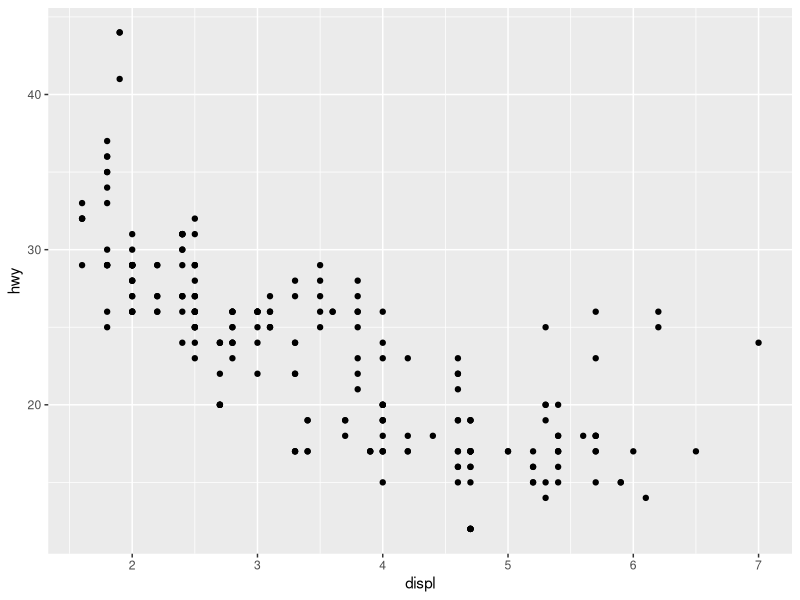
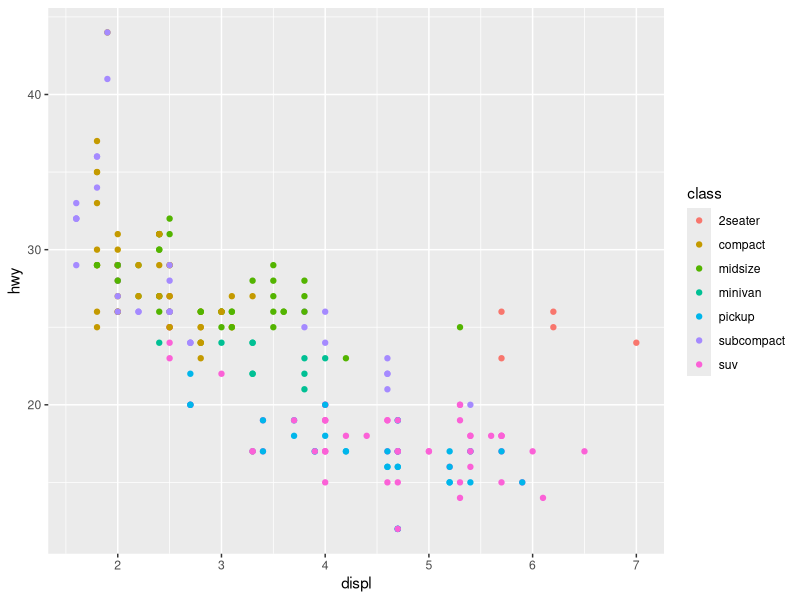
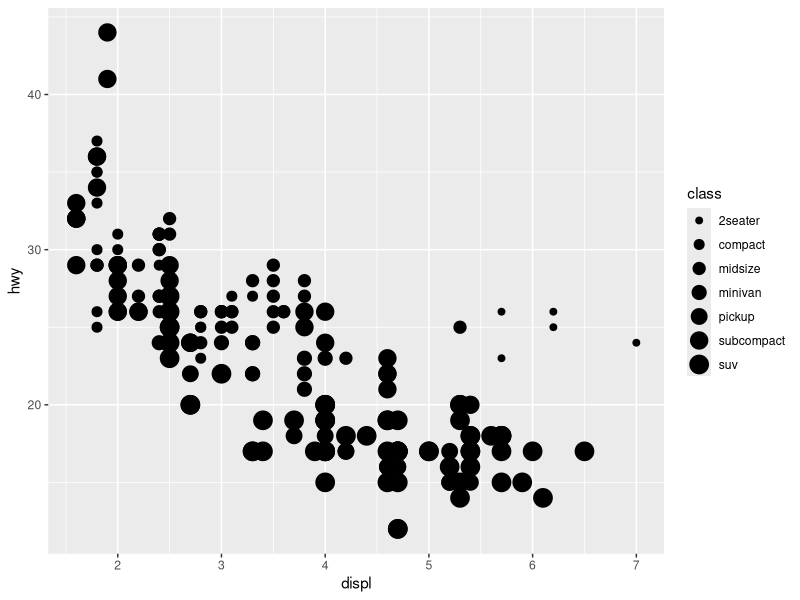
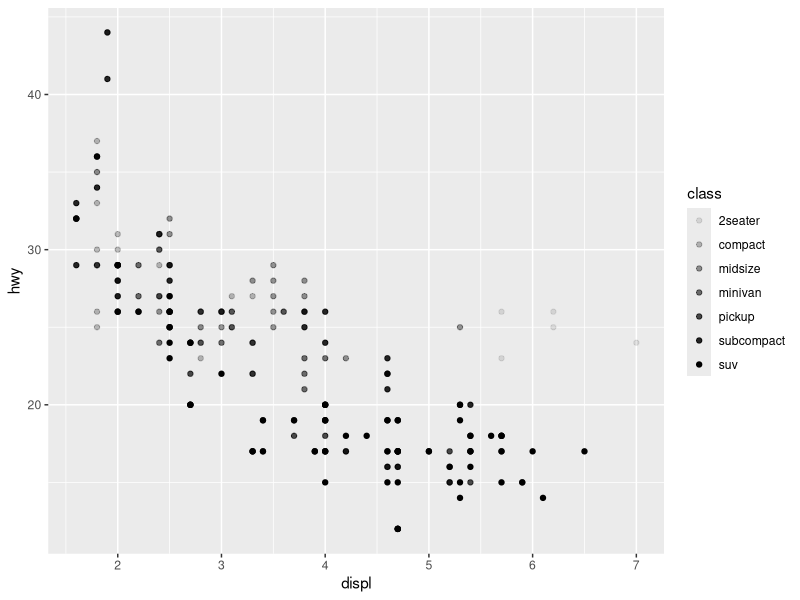
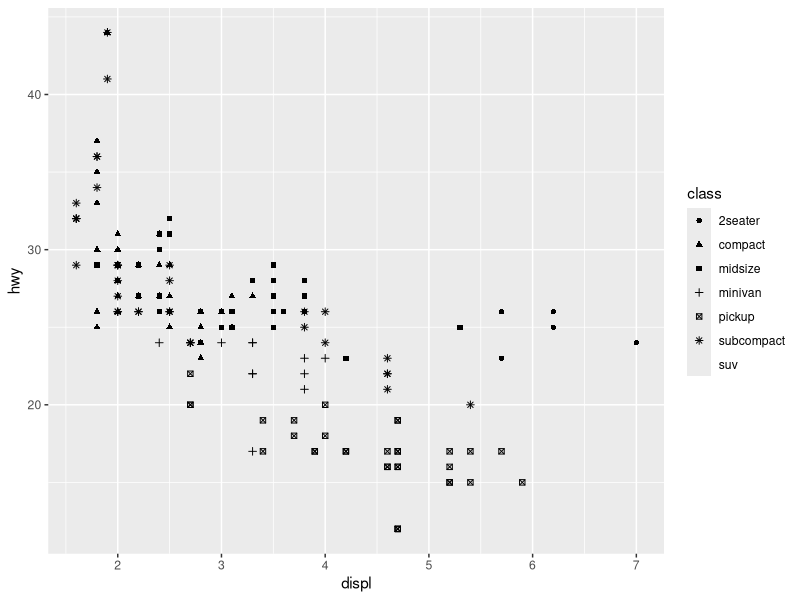
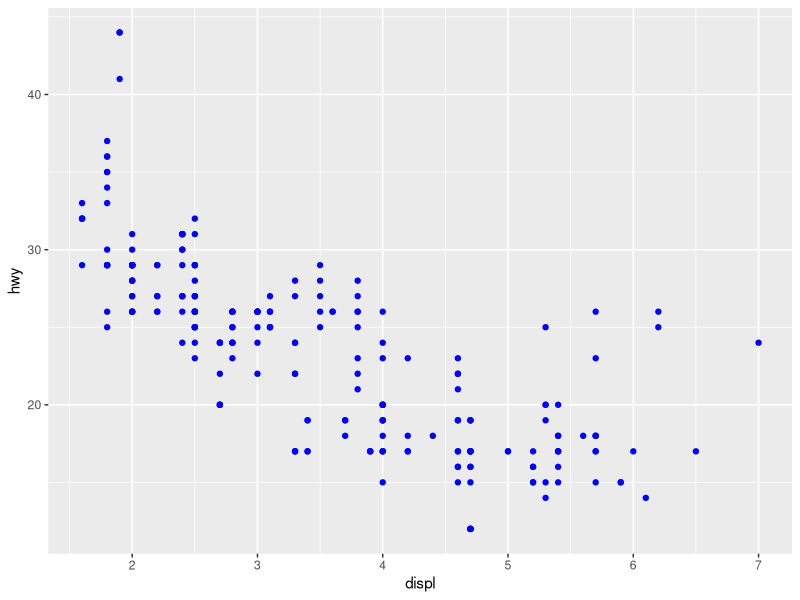
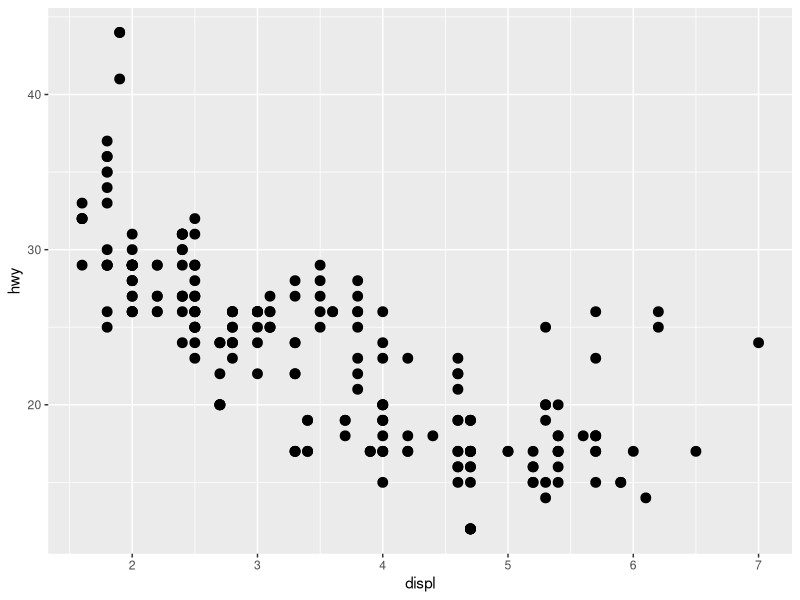
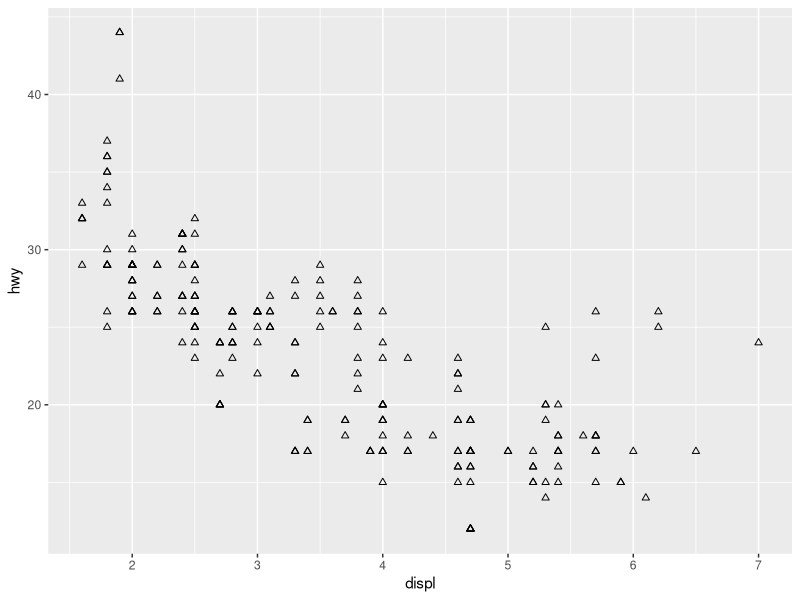

The R script that drew these images, in order: (Note: this script raises an error after producing the figures.)
# CAPÍTULO 1 - VISUALIZAÇÃO DE DADOS COM GGPLOT2
library(tidyverse)

# pag 5
ggplot(data = mpg)+
  geom_point(mapping = aes(x = displ, y = hwy))

# pag 8
ggplot(data = mpg)+
  geom_point(mapping = aes(x = displ, y = hwy, colour = class))

# pag 9 
ggplot(data = mpg)+
  geom_point(mapping = aes(x = displ, y = hwy, size = class))

ggplot(data = mpg)+
  geom_point(mapping = aes(x = displ, y = hwy, alpha = class))

ggplot(data = mpg)+
  geom_point(mapping = aes(x = displ, y = hwy, shape = class))

# pag 11
ggplot(data = mpg)+
  geom_point(mapping = aes(x = displ, y = hwy), color = "blue")

ggplot(data = mpg)+
  geom_point(mapping = aes(x = displ, y = hwy), size = 3)

ggplot(data = mpg)+
  geom_point(mapping = aes(x = displ, y = hwy), shape = 2)

# size = c(0, 14), borda com color
ggplot(data = mpg) + 
  geom_point(mapping = aes(x = displ, y = hwy), shape = 1, color = "blue")

# size = c(15, 18), preenche com color
ggplot(data = mpg) + 
  geom_point(mapping = aes(x = displ, y = hwy), shape = 15, color = "blue")

# size = c(19, 24), borda com color e preenche com fill
ggplot(data = mpg)+
  geom_point(mapping = aes(x = displ, y = hwy), shape = 21, color = "blue", fill = "red")

# pag 13
ggplot(data = mpg)
  + geom_point(mapping = aes(x = displ, y = hwy), shape = 21, color = "blue", fill = "red")

# pag 14
ggplot(data = mpg)+
  geom_point(mapping = aes(x = displ, y = hwy))+
  facet_wrap(~ class, nrow = 2)

ggplot(data = mpg)+
  geom_point(mapping = aes(x = displ, y = hwy))+
  facet_wrap(~ class, nrow = 3)

ggplot(data = mpg)+
  geom_point(mapping = aes(x = displ, y = hwy))+
  facet_wrap(~ cty, nrow = 2)

ggplot(data = mpg)+
  geom_point(mapping = aes(x = displ, y = hwy))+
  facet_grid(drv ~ cyl)

# pag 15
ggplot(data = mpg)+
  geom_point(mapping = aes(x = displ, y = hwy))+
  facet_grid(. ~ cyl)

# pag 16
ggplot(data = mpg)+
  geom_point(mapping = aes(x = displ, y = hwy))

ggplot(data = mpg)+
  geom_smooth(mapping = aes(x = displ, y = hwy))

# pag 17
ggplot(data = mpg)+
  geom_smooth(mapping = aes(x = displ, y = hwy, linetype = drv))

ggplot(data = mpg)+
  geom_smooth(mapping = aes(x = displ, y = hwy, linetype = drv))+
  geom_point(mapping = aes(x = displ, y = hwy))

# pag 18
ggplot(data = mpg)+
  geom_smooth(mapping = aes(x = displ, y = hwy))

ggplot(data = mpg)+
  geom_smooth(mapping = aes(x = displ, y = hwy, group = drv))

ggplot(data = mpg)+
  geom_smooth(
    mapping = aes(x = displ, y = hwy, color = drv),
    show.legend = FALSE)

ggplot(data = mpg)+
  geom_point(mapping = aes(x = displ, y = hwy))+
  geom_smooth(mapping = aes(x = displ, y = hwy))

# pag 19
ggplot(data = mpg, mapping = aes(x = displ, y = hwy))+
  geom_point()+
  geom_smooth()

ggplot(data = mpg, mapping = aes(x = displ, y = hwy))+
  geom_point(mapping = aes(color = class))+
  geom_smooth()

# pag 20
ggplot(data = mpg, mapping = aes(x = displ, y = hwy))+
  geom_point(mapping = aes(color = class))+
  geom_smooth(
    data = filter(mpg, class == "subcompact"),
    se = FALSE
  )
